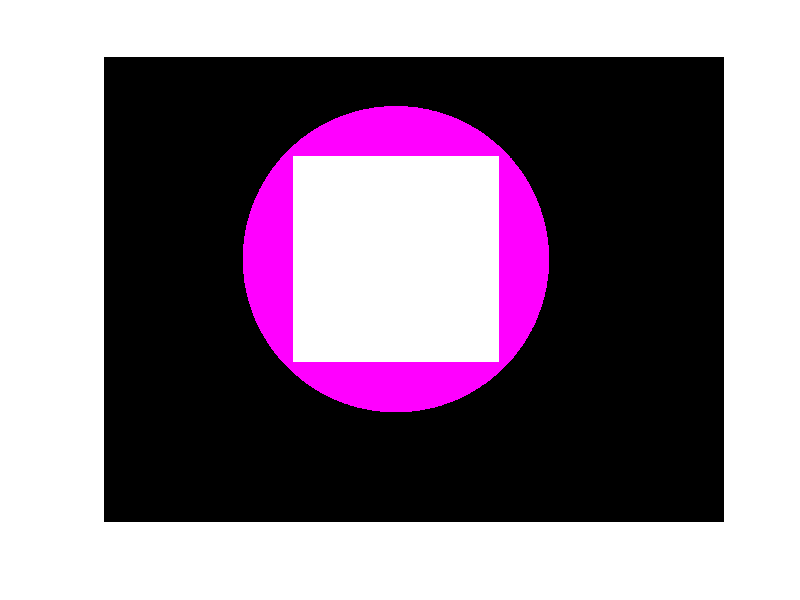

The MATLAB script that drew this image:
%% load masks

cam0_mask=load("rois_mat/cam0_mask_green_specific.mat").cam0_mask;
center_cam0 = load('rois_mat/cam0_roi_center.mat').center_green;
cam0_mask_radius= load('rois_mat/cam0_roi_radius.mat').radius_green;

cam0_center_x=center_cam0(1);cam0_center_y=center_cam0(2);
cam0_radius=cam0_mask_radius;

%% make a square mask
reduceFactor=.95;
%% the largest concentric square that fit inside the circular mask
half = round(cam0_radius/sqrt(2));

%%
half=round(half*reduceFactor);
[H,W]=size(cam0_mask);

r1 = max(1, round(cam0_center_y - half));
r2 = min(H, round(cam0_center_y + half));
c1 = max(1, round(cam0_center_x - half));
c2 = min(W, round(cam0_center_x + half));

%% create the mask
cam0_square_mask = false(H, W);
cam0_square_mask(r1:r2, c1:c2) = true;
%%
mfile2.center_x=cam0_center_x;
mfile2.center_y=cam0_center_y;
mfile2.radius=cam0_radius;
mfile2.half=half;
mfile2.square_mask=cam0_square_mask;
mfile2.circle_mask=cam0_mask;
%%
save('cam0_mask95.mat','-struct','mfile2')
%%
imshowpair(cam0_square_mask,cam0_mask)
